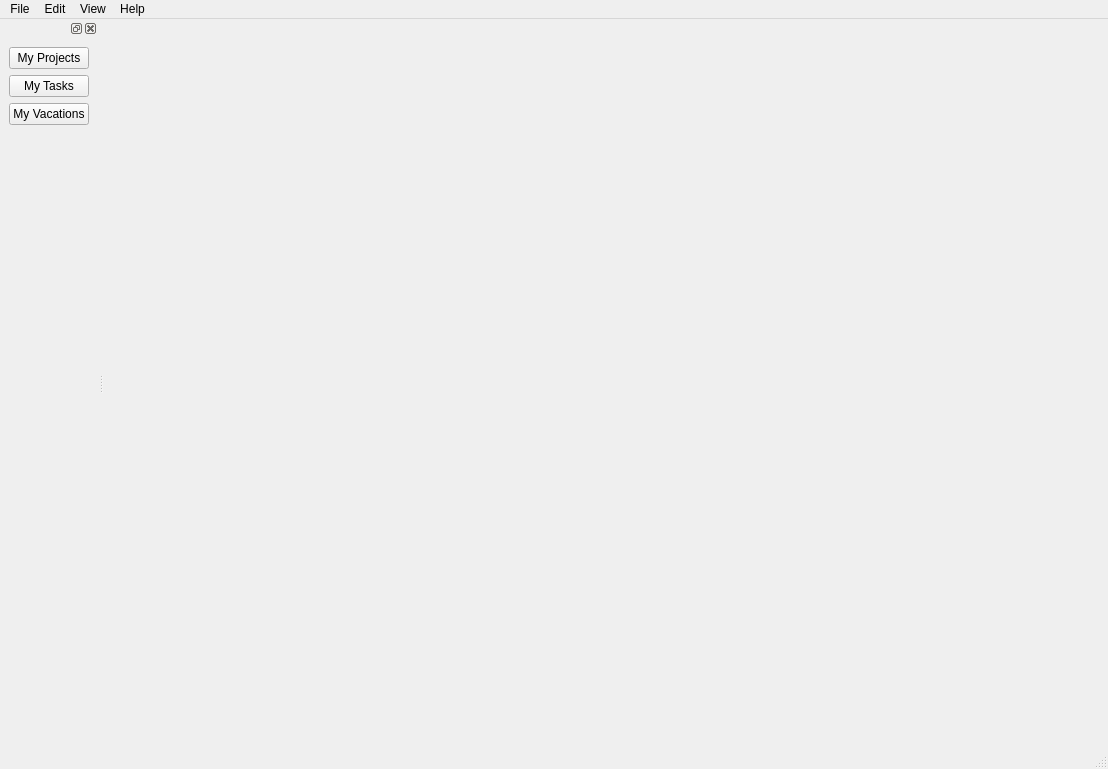
<?xml version="1.0" encoding="UTF-8"?>
<ui version="4.0">
 <class>MainWindow</class>
 <widget class="QMainWindow" name="MainWindow">
  <property name="geometry">
   <rect>
    <x>0</x>
    <y>0</y>
    <width>1108</width>
    <height>769</height>
   </rect>
  </property>
  <property name="windowTitle">
   <string>Anima Manager</string>
  </property>
  <widget class="QWidget" name="centralwidget">
   <layout class="QHBoxLayout" name="horizontalLayout">
    <item>
     <layout class="QVBoxLayout" name="verticalLayout_2"/>
    </item>
   </layout>
  </widget>
  <widget class="QMenuBar" name="menubar">
   <property name="geometry">
    <rect>
     <x>0</x>
     <y>0</y>
     <width>1108</width>
     <height>21</height>
    </rect>
   </property>
   <widget class="QMenu" name="menuFile">
    <property name="title">
     <string>File</string>
    </property>
    <addaction name="actionConnect_To_Server"/>
    <addaction name="separator"/>
    <addaction name="actionLogin"/>
    <addaction name="actionLogout"/>
    <addaction name="separator"/>
    <addaction name="actionExit"/>
   </widget>
   <widget class="QMenu" name="menuEdit">
    <property name="title">
     <string>Edit</string>
    </property>
    <addaction name="actionUndo"/>
    <addaction name="actionRedo"/>
    <addaction name="separator"/>
    <addaction name="actionCopy"/>
    <addaction name="actionPaste"/>
    <addaction name="separator"/>
    <addaction name="actionFind"/>
   </widget>
   <widget class="QMenu" name="menuHelp">
    <property name="title">
     <string>Help</string>
    </property>
    <addaction name="actionHelp"/>
    <addaction name="separator"/>
    <addaction name="actionAbout_AnimaMan"/>
   </widget>
   <widget class="QMenu" name="menuView">
    <property name="title">
     <string>View</string>
    </property>
   </widget>
   <addaction name="menuFile"/>
   <addaction name="menuEdit"/>
   <addaction name="menuView"/>
   <addaction name="menuHelp"/>
  </widget>
  <widget class="QStatusBar" name="statusbar"/>
  <widget class="QDockWidget" name="dockWidget">
   <attribute name="dockWidgetArea">
    <number>1</number>
   </attribute>
   <widget class="QWidget" name="dockWidgetContents">
    <layout class="QVBoxLayout" name="verticalLayout">
     <item>
      <widget class="QPushButton" name="pushButton_2">
       <property name="text">
        <string>My Projects</string>
       </property>
      </widget>
     </item>
     <item>
      <widget class="QPushButton" name="pushButton_3">
       <property name="text">
        <string>My Tasks</string>
       </property>
      </widget>
     </item>
     <item>
      <widget class="QPushButton" name="pushButton">
       <property name="text">
        <string>My Vacations</string>
       </property>
      </widget>
     </item>
     <item>
      <spacer name="verticalSpacer">
       <property name="orientation">
        <enum>Qt::Vertical</enum>
       </property>
       <property name="sizeHint" stdset="0">
        <size>
         <width>20</width>
         <height>40</height>
        </size>
       </property>
      </spacer>
     </item>
    </layout>
   </widget>
  </widget>
  <action name="actionConnect_To_Server">
   <property name="text">
    <string>Connect To Server...</string>
   </property>
  </action>
  <action name="actionAbout_AnimaMan">
   <property name="text">
    <string>About AnimaMan ...</string>
   </property>
  </action>
  <action name="actionLogin">
   <property name="text">
    <string>Login...</string>
   </property>
  </action>
  <action name="actionLogout">
   <property name="text">
    <string>Logout</string>
   </property>
  </action>
  <action name="actionExit">
   <property name="text">
    <string>Exit</string>
   </property>
  </action>
  <action name="actionUndo">
   <property name="text">
    <string>Undo</string>
   </property>
  </action>
  <action name="actionRedo">
   <property name="text">
    <string>Redo</string>
   </property>
  </action>
  <action name="actionCopy">
   <property name="text">
    <string>Copy</string>
   </property>
  </action>
  <action name="actionPaste">
   <property name="text">
    <string>Paste</string>
   </property>
  </action>
  <action name="actionFind">
   <property name="text">
    <string>Find...</string>
   </property>
  </action>
  <action name="actionHelp">
   <property name="text">
    <string>Help</string>
   </property>
  </action>
 </widget>
 <resources/>
 <connections/>
</ui>
